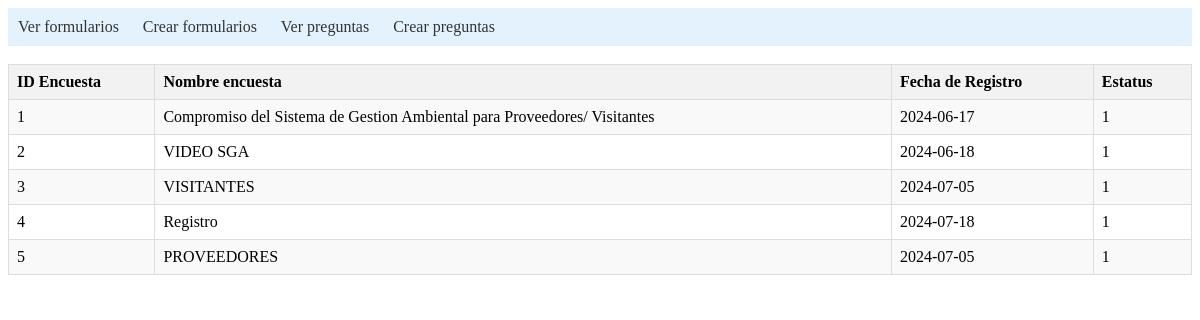
Page /admin/formularios.php on the committed database.
### tables this page shows
CREATE TABLE `form` (
  `id_encuesta` int(2) NOT NULL,
  `nombre` varchar(75) NOT NULL,
  `url` text NOT NULL,
  `fecha_reg` date NOT NULL,
  `estatus` int(1) NOT NULL
);

### admin/formularios.php (the view, shortened to what this page needs)
<!DOCTYPE html>
<html lang="es">
<head>
</head>
<body>
<nav class="navbar">
    <a href="#">Ver formularios</a>
    <a href="#">Crear formularios</a>
    <a href="#">Ver preguntas</a>
    <a href="#">Crear preguntas</a>
</nav>
<br>
<?php
include "../conexion/conexion.php";
$q = "SELECT * FROM `form`";
$r = mysqli_query($conn, $q);
echo "<table>";
echo "<tr>";
echo "<th>ID Encuesta</th>";
echo "<th>Nombre encuesta</th>";
echo "<th>Fecha de Registro</th>";
echo "<th>Estatus</th>";
echo "</tr>";
while ($row = mysqli_fetch_array($r, MYSQLI_ASSOC)) {
    echo "<tr>";
    echo "<td>{$row['id_encuesta']}</td>";
    echo "<td>{$row['nombre']}</td>";
    echo "<td>{$row['fecha_reg']}</td>";
    echo "<td>{$row['estatus']}</td>";
    echo "</tr>";
}
echo "</table>";
?>
</body>
</html>

### admin/formularios.php (style rules this page uses)
table { border-collapse: collapse; width: 100%; }
th, td { border: 1px solid #ddd; padding: 8px; text-align: left; }
th { background-color: #f2f2f2; }
tr:nth-child(even) { background-color: #f9f9f9; }
.navbar { background-color: #e3f2fd; padding: 10px; }
.navbar a { text-decoration: none; color: #333; margin-right: 20px; }

### rows in the picture
form: id_encuesta "1", nombre "Compromiso del Sistema de Gestion Ambiental para Proveedores/ Visitantes", fecha_reg "2024-06-17", estatus "1"
form: id_encuesta "2", nombre "VIDEO SGA", fecha_reg "2024-06-18", estatus "1"
form: id_encuesta "3", nombre "VISITANTES", fecha_reg "2024-07-05", estatus "1"
form: id_encuesta "4", nombre "Registro", fecha_reg "2024-07-18", estatus "1"
form: id_encuesta "5", nombre "PROVEEDORES", fecha_reg "2024-07-05", estatus "1"
